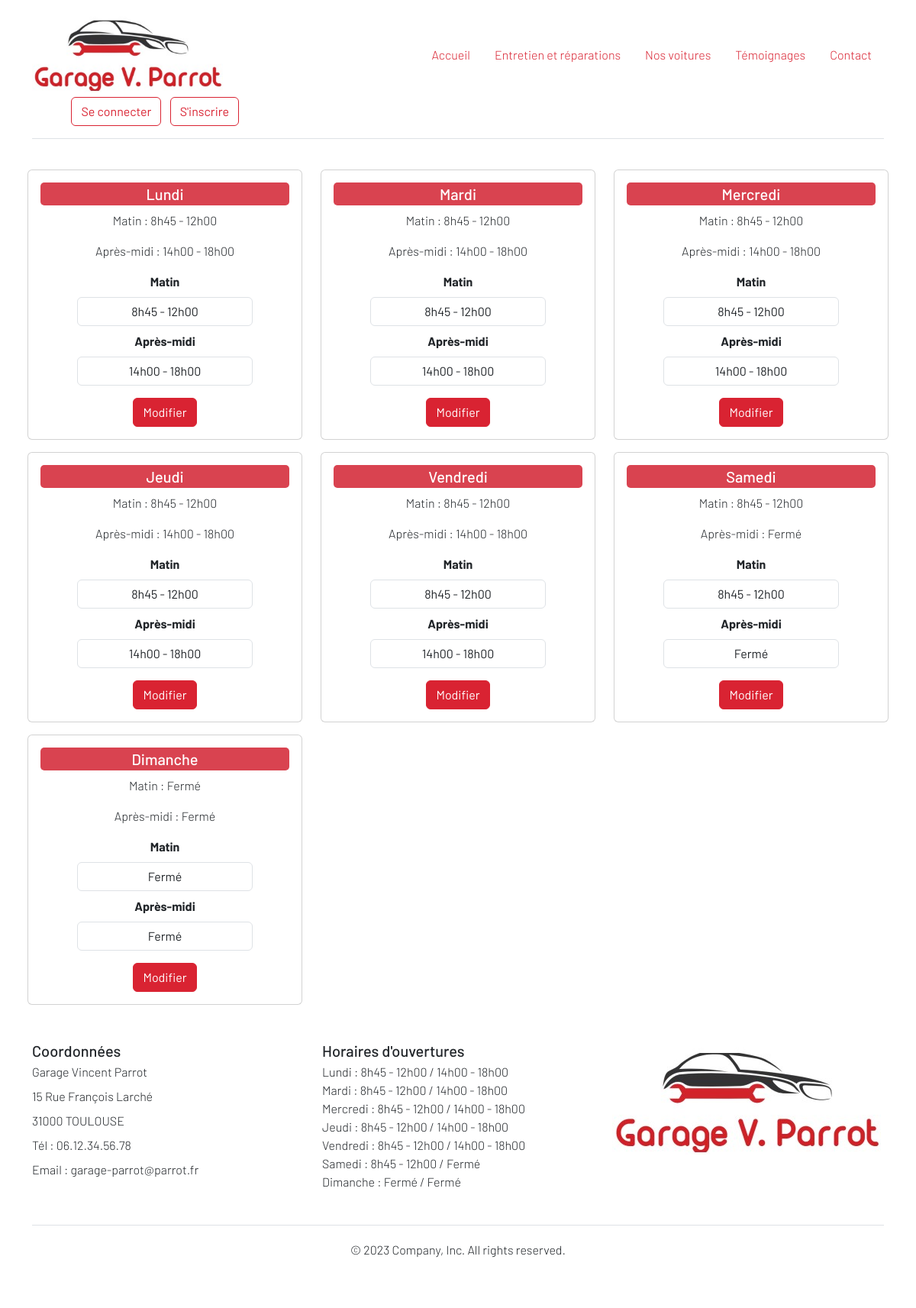
Screenshot of /open_close.php with the database file from the repository.
### tables this page shows
CREATE TABLE `open_hours` (
  `id` int(11) NOT NULL,
  `day` varchar(50) NOT NULL,
  `morning_hours` varchar(50) NOT NULL,
  `afternoon_hours` varchar(50) NOT NULL
);

### lib/open_close.php (called while the page is built, shortened)
<?php
function getAllOpenDays(PDO $pdo) {
  $query = $pdo->query('SELECT * FROM open_hours');
  return $query->fetchAll(PDO::FETCH_ASSOC);
}

### open_close.php (the view, shortened to what this page needs)
<?php
require_once('templates/header.php');
require_once('lib/open_close.php');
  $openDays = getAllOpenDays($pdo);
?>
<div class="row mx-4">
    <?php foreach ($openDays as $open){ ?>
        <article class="mt-3 col-md-4">
            <div class="card_hours">
            <div class="card">
                <div class="card-body">
                    <h5 class="card-title "><?= $open['day']; ?></h5>
                    <p class="card-text">Matin : <?= $open['morning_hours']; ?></p>
                    <p class="card-text">Après-midi : <?= $open['afternoon_hours']; ?></p>
                    <form method="POST" enctype="multipart/form-data">
                    <div class="mb-2 px-5">
                        <label for="morning_hours" class="form-label">Matin</label>
                        <input type="text" name="morning_hours" id="morning_hours" class="form-control" value="<?= $open['morning_hours']; ?>">
                    </div>
                    <div class="mb-3 px-5">
                        <label for="afternoon_hours" class="form-label">Après-midi</label>
                        <input type="text" name="afternoon_hours" id="afternoon_hours" class="form-control" value="<?= $open['afternoon_hours']; ?>">
                    </div>
                        <input type="submit" value="Modifier" name="modifyHours" class="btn btn-primary">
                    </form>
                </div>
            </div>
            </div>
        </article>
    <?php }; ?>
</div>
<?php require_once('templates/footer.php')
?>

### templates/footer.php (shortened to what this page needs)
<?php
require_once('lib/open_close.php');
?>
      <div class="container">
        <footer class="py-5 lh-1">
          <div class="row">
            <div class="col-md-4  mb-3 ">
            <form>
            <h5>Coordonnées</h5>
              <p>Garage Vincent Parrot</p>
              <p>15 Rue François Larché</p>
              <p>31000 TOULOUSE</p>
              <p>Tél : 06.12.34.56.78</p>
              <p>Email : garage-parrot@parrot.fr</p>
            </form>
            </div>
            <div class="col-6 col-md-4 mb-3">
            <h5>Horaires d'ouvertures</h5>
            <ul class="nav flex-column">
            <?php
            $openDays = getAllOpenDays($pdo);
            foreach ($openDays as $open){ ?>
                <li class="nav-item mb-2">
                  <?= $open['day']; ?> : <?= $open['morning_hours']; ?> / <?= $open['afternoon_hours']; ?>
                </li>
            <?php }; ?>
            </ul>
            </div>
            <div class="col-md-3  mb-3">
              <img src="assets/images/logo_Garage.jpg">
            </div>
          </div>
          <div class="d-flex flex-column flex-sm-row justify-content-center py-4 my-4 border-top">
            <p>© 2023 Company, Inc. All rights reserved.</p>
          </div>
        </footer>
      </div>
  </body>
</html>

### assets/css/style.css (style rules this page uses)
.structure { font-family: 'Barlow', sans-serif; font-weight: 300; }

### rows the page displays
open_hours: day "Lundi", morning_hours "8h45 - 12h00", afternoon_hours "14h00 - 18h00"
open_hours: day "Mardi", morning_hours "8h45 - 12h00", afternoon_hours "14h00 - 18h00"
open_hours: day "Mercredi", morning_hours "8h45 - 12h00", afternoon_hours "14h00 - 18h00"
open_hours: day "Jeudi", morning_hours "8h45 - 12h00", afternoon_hours "14h00 - 18h00"
open_hours: day "Vendredi", morning_hours "8h45 - 12h00", afternoon_hours "14h00 - 18h00"
open_hours: day "Samedi", morning_hours "8h45 - 12h00", afternoon_hours "Fermé"
open_hours: day "Dimanche", morning_hours "Fermé", afternoon_hours "Fermé"

### other values shown
$value "Accueil"
$value "Entretien et réparations"
$value "Nos voitures"
$value "Témoignages"
$value "Contact"
